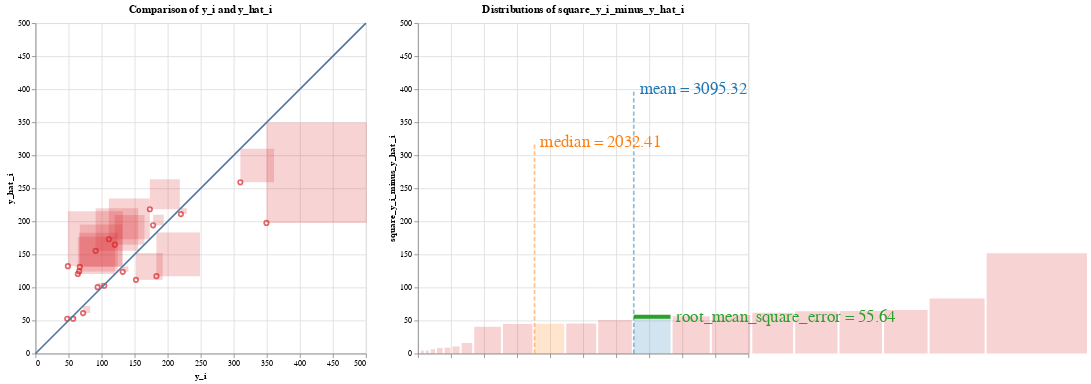

Notebook code cell kept with this figure:
### Code cell
# root mean squared error
########### BEGIN COMPUTATION GRAPH ##########
## Everything below can be extracted from the abstract syntax tree

root_mean_square_error = np.sqrt(mean_square_error)
data_dict['root_mean_square_error'] = root_mean_square_error
print("root_mean_square_error is ", root_mean_square_error)

root = ComputationNode('root', None, 'scalar_sqrt', input_data=['mean_square_error'], output_data='root_mean_square_error')
mean = ComputationNode('mean', root, 'mean', input_data=['square_y_i_minus_y_hat_i'], output_data='mean_square_error')
square_residuals = ComputationNode('square_y_i_minus_y_hat_i', mean, 'vector_square', input_data=['y_i_minus_y_hat_i'], output_data='square_y_i_minus_y_hat_i')
vector_difference_residuals = ComputationNode('vector_difference_residuals', square_residuals, 'vector_diff', input_data=['y_i', 'y_hat_i'], output_data='y_i_minus_y_hat_i')
y_i_res_node = ComputationNode('literal_yi_res', vector_difference_residuals, 'vector', output_data='y_i')
y_hat_node = ComputationNode('literal_yhat', vector_difference_residuals, 'vector', output_data='y_hat_i')

parser = ComputationTreeParser(root)
parser.visualizeDFG()
vis_containers = parser.visualization_containers
########### END COMPUTATION GRAPH ##########

r = AltairRenderer(vis_containers, data_dict, input_vars=input_vars)
charts = r.convert_to_charts()

charts.display()

### Figure 1 — Vega-Lite specification as saved in the notebook (floating-point values rounded to 4 significant figures)
{"config": {"view": {"continuousWidth": 300, "continuousHeight": 300}}, "hconcat": [{"layer": [{"mark": {"type": "point"}, "encoding": {"color": {"condition": {"param": "param_4", "empty": false, "value": "yellow"}, "field": "color", "legend": null, "scale": {"scheme": "category10"}, "type": "nominal"}, "tooltip": [{"field": "age", "type": "quantitative"}, {"field": "bmi", "type": "quantitative"}, {"field": "bp", "type": "quantitative"}, {"field": "glu", "type": "quantitative"}, {"field": "hdl", "type": "quantitative"}, {"field": "id", "type": "quantitative"}, {"field": "ldl", "type": "quantitative"}, {"field": "ltg", "type": "quantitative"}, {"field": "sex", "type": "quantitative"}, {"field": "tc", "type": "quantitative"}, {"field": "tch", "type": "quantitative"}, {"field": "y_hat_i", "type": "quantitative"}, {"field": "y_i", "type": "quantitative"}], "x": {"axis": {"title": "y_i"}, "field": "x", "scale": {"domain": [0, 500]}, "type": "quantitative"}, "y": {"axis": {"title": "y_hat_i"}, "field": "y", "scale": {"domain": [0, 500]}, "type": "quantitative"}}, "title": "Comparison of y_i and y_hat_i"}, {"mark": {"type": "rect", "opacity": 0.2}, "encoding": {"color": {"condition": {"param": "param_4", "empty": false, "value": "yellow"}, "field": "color", "legend": null, "scale": {"scheme": "category10"}, "type": "nominal"}, "tooltip": [{"field": "age", "type": "quantitative"}, {"field": "bmi", "type": "quantitative"}, {"field": "bp", "type": "quantitative"}, {"field": "glu", "type": "quantitative"}, {"field": "hdl", "type": "quantitative"}, {"field": "id", "type": "quantitative"}, {"field": "ldl", "type": "quantitative"}, {"field": "ltg", "type": "quantitative"}, {"field": "sex", "type": "quantitative"}, {"field": "tc", "type": "quantitative"}, {"field": "tch", "type": "quantitative"}, {"field": "y_hat_i", "type": "quantitative"}, {"field": "y_i", "type": "quantitative"}], "x": {"axis": {"title": "y_i"}, "field": "x", "scale": {"domain": [0, 500]}, "type": "quantitative"}, "x2": {"field": "squarex2"}, "y": {"axis": {"title": "y_hat_i"}, "field": "y", "scale": {"domain": [0, 500]}, "type": "quantitative"}, "y2": {"field": "squarey2"}}, "name": "view_9", "title": "Magnitudes of square_y_i_minus_y_hat_i"}, {"data": {"name": "data-e18c70fdf05de719b9350ab397f3d2c9"}, "mark": {"type": "line"}, "encoding": {"x": {"field": "x", "type": "quantitative"}, "y": {"field": "y", "type": "quantitative"}}}], "data": {"name": "data-3e6c42c3f426692da9f8277da3124246"}, "height": 400.0, "width": 400.0}, {"layer": [{"data": {"name": "data-72f701960c61a3c05014969ef63d637e"}, "mark": {"type": "rect", "opacity": 0.2}, "encoding": {"color": {"condition": {"param": "param_4", "empty": false, "value": "yellow"}, "field": "color", "legend": null, "scale": {"scheme": "category10"}, "type": "nominal"}, "tooltip": [{"field": "age", "type": "quantitative"}, {"field": "bmi", "type": "quantitative"}, {"field": "bp", "type": "quantitative"}, {"field": "glu", "type": "quantitative"}, {"field": "hdl", "type": "quantitative"}, {"field": "id", "type": "quantitative"}, {"field": "ldl", "type": "quantitative"}, {"field": "ltg", "type": "quantitative"}, {"field": "sex", "type": "quantitative"}, {"field": "tc", "type": "quantitative"}, {"field": "tch", "type": "quantitative"}, {"field": "y_hat_i", "type": "quantitative"}, {"field": "y_i", "type": "quantitative"}], "x": {"axis": {"labels": false, "title": ""}, "field": "squarex", "scale": {"domain": [0, 500]}, "type": "quantitative"}, "x2": {"field": "x2"}, "y": {"axis": {"title": "square_y_i_minus_y_hat_i"}, "field": "y", "scale": {"domain": [0, 500]}, "type": "quantitative"}, "y2": {"field": "y2"}}, "name": "view_10", "title": "Distributions of square_y_i_minus_y_hat_i"}, {"data": {"name": "data-046be41b426e078f8e69ac847ea60353"}, "mark": {"type": "line", "opacity": 0.5, "strokeDash": [5, 3], "strokeWidth": 2}, "encoding": {"color": {"field": "color", "legend": null, "scale": {"scheme": "category10"}, "type": "nominal"}, "x": {"field": "x", "type": "quantitative"}, "y": {"field": "y", "type": "quantitative"}}}, {"data": {"name": "data-046be41b426e078f8e69ac847ea60353"}, "mark": {"type": "text", "align": "left", "baseline": "middle", "dx": 7, "fontSize": 20}, "encoding": {"color": {"field": "color", "legend": null, "scale": {"scheme": "category10"}, "type": "nominal"}, "text": {"value": "mean = 3095.32"}, "x": {"field": "x", "type": "quantitative"}, "y": {"field": "y", "type": "quantitative"}}, "transform": [{"filter": "(datum.y > 0)"}]}, {"data": {"name": "data-2b003b92ffc9fcd4bbf9ba9f67e8af30"}, "mark": {"type": "line", "opacity": 0.5, "strokeDash": [5, 3], "strokeWidth": 2}, "encoding": {"color": {"field": "color", "legend": null, "scale": {"scheme": "category10"}, "type": "nominal"}, "x": {"field": "x", "type": "quantitative"}, "y": {"field": "y", "type": "quantitative"}}}, {"data": {"name": "data-2b003b92ffc9fcd4bbf9ba9f67e8af30"}, "mark": {"type": "text", "align": "left", "baseline": "middle", "dx": 7, "fontSize": 20}, "encoding": {"color": {"field": "color", "legend": null, "scale": {"scheme": "category10"}, "type": "nominal"}, "text": {"value": "median = 2032.41"}, "x": {"field": "x", "type": "quantitative"}, "y": {"field": "y", "type": "quantitative"}}, "transform": [{"filter": "(datum.y > 0)"}]}, {"data": {"name": "data-b5158086e28e3c257df6e65a5fa27d26"}, "mark": {"type": "line", "opacity": 1.0, "strokeWidth": 5}, "encoding": {"color": {"field": "color", "legend": null, "scale": {"scheme": "category10"}, "type": "nominal"}, "x": {"field": "x", "type": "quantitative"}, "y": {"field": "y", "type": "quantitative"}}}, {"data": {"name": "data-b5158086e28e3c257df6e65a5fa27d26"}, "mark": {"type": "text", "align": "left", "baseline": "middle", "dx": 7, "fontSize": 20}, "encoding": {"color": {"field": "color", "legend": null, "scale": {"scheme": "category10"}, "type": "nominal"}, "text": {"value": "root_mean_square_error = 55.64"}, "x": {"field": "x", "type": "quantitative"}, "y": {"field": "y", "type": "quantitative"}}, "transform": [{"filter": "(datum.x > 326.6729942341849)"}]}], "height": 400.0, "width": 400.0}], "params": [{"name": "param_4", "select": {"type": "point", "fields": ["id"], "on": "mouseover"}, "views": ["view_9", "view_10"]}], "$schema": "https://vega.github.io/schema/vega-lite/v5.16.3.json", "datasets": {"data-3e6c42c3f426692da9f8277da3124246": [{"linediff": 151.9, "color": "square_y_i_minus_y_hat_i", "x": 349.5, "y": 197.6, "squarediff": 151.9, "id": 0, "y_i": 349.5, "y_hat_i": 197.6, "age": -0.07817, "sex": 0.05068, "bmi": 0.07786, "bp": 0.05286, "tc": 0.07824, "ldl": 0.06445, "hdl": 0.02655, "tch": -0.002592, "ltg": 0.04067, "glu": -0.009362, "squarex2": 501.4, "squarey2": 349.5}, {"linediff": -64.44, "color": "square_y_i_minus_y_hat_i", "x": 91.0, "y": 155.4, "squarediff": 64.44, "id": 1, "y_i": 91.0, "y_hat_i": 155.4, "age": 0.009016, "sex": 0.05068, "bmi": -0.03962, "bp": 0.02876, "tc": 0.03833, "ldl": 0.07353, "hdl": -0.07285, "tch": 0.1081, "ltg": 0.01557, "glu": -0.04664, "squarex2": 155.4, "squarey2": 219.9}, {"linediff": -61.89, "color": "square_y_i_minus_y_hat_i", "x": 111.0, "y": 172.9, "squarediff": 61.89, "id": 2, "y_i": 111.0, "y_hat_i": 172.9, "age": 0.001751, "sex": 0.05068, "bmi": 0.01104, "bp": -0.01944, "tc": -0.0167, "ldl": -0.003819, "hdl": -0.04708, "tch": 0.03431, "ltg": 0.02406, "glu": 0.02377, "squarex2": 172.9, "squarey2": 234.8}, {"linediff": 40.47, "color": "square_y_i_minus_y_hat_i", "x": 152.0, "y": 111.5, "squarediff": 40.47, "id": 3, "y_i": 152.0, "y_hat_i": 111.5, "age": -0.07817, "sex": -0.04464, "bmi": -0.0407, "bp": -0.08141, "tc": -0.1006, "ldl": -0.1128, "hdl": 0.02287, "tch": -0.07639, "ltg": -0.02029, "glu": -0.05078, "squarex2": 192.5, "squarey2": 152.0}, {"linediff": -44.79, "color": "square_y_i_minus_y_hat_i", "x": 120.0, "y": 164.8, "squarediff": 44.79, "id": 4, "y_i": 120.0, "y_hat_i": 164.8, "age": 0.03081, "sex": 0.05068, "bmi": -0.03423, "bp": 0.04367, "tc": 0.0576, "ldl": 0.06883, "hdl": -0.03236, "tch": 0.05756, "ltg": 0.03546, "glu": 0.08591, "squarex2": 164.8, "squarey2": 209.6}, {"linediff": -64.07, "color": "square_y_i_minus_y_hat_i", "x": 67.0, "y": 131.1, "squarediff": 64.07, "id": 5, "y_i": 67.0, "y_hat_i": 131.1, "age": -0.03457, "sex": 0.05068, "bmi": 0.00565, "bp": -0.00567, "tc": -0.07312, "ldl": -0.06269, "hdl": -0.006584, "tch": -0.03949, "ltg": -0.04542, "glu": 0.03206, "squarex2": 131.1, "squarey2": 195.1}, {"linediff": 50.88, "color": "square_y_i_minus_y_hat_i", "x": 310.0, "y": 259.1, "squarediff": 50.88, "id": 6, "y_i": 310.0, "y_hat_i": 259.1, "age": 0.04897, "sex": 0.05068, "bmi": 0.08864, "bp": 0.08729, "tc": 0.03558, "ldl": 0.02155, "hdl": -0.02499, "tch": 0.03431, "ltg": 0.06605, "glu": 0.1315, "squarex2": 360.9, "squarey2": 310.0}, {"linediff": -6.479, "color": "square_y_i_minus_y_hat_i", "x": 94.0, "y": 100.5, "squarediff": 6.479, "id": 7, "y_i": 94.0, "y_hat_i": 100.5, "age": -0.04184, "sex": -0.04464, "bmi": -0.03315, "bp": -0.02288, "tc": 0.04659, "ldl": 0.04159, "hdl": 0.056, "tch": -0.02473, "ltg": -0.02595, "glu": -0.03836, "squarex2": 100.5, "squarey2": 107.0}, {"linediff": 65.94, "color": "square_y_i_minus_y_hat_i", "x": 183.0, "y": 117.1, "squarediff": 65.94, "id": 8, "y_i": 183.0, "y_hat_i": 117.1, "age": -0.009147, "sex": -0.04464, "bmi": -0.05686, "bp": -0.05043, "tc": 0.02182, "ldl": 0.04535, "hdl": -0.02867, "tch": 0.03431, "ltg": -0.009919, "glu": -0.01765, "squarex2": 248.9, "squarey2": 183.0}, {"linediff": -58.3, "color": "square_y_i_minus_y_hat_i", "x": 66.0, "y": 124.3, "squarediff": 58.3, "id": 9, "y_i": 66.0, "y_hat_i": 124.3, "age": 0.07077, "sex": 0.05068, "bmi": -0.031, "bp": 0.02187, "tc": -0.03734, "ldl": -0.04703, "hdl": 0.03391, "tch": -0.03949, "ltg": -0.01496, "glu": -0.001078, "squarex2": 124.3, "squarey2": 182.6}, {"linediff": -45.37, "color": "square_y_i_minus_y_hat_i", "x": 173.0, "y": 218.4, "squarediff": 45.37, "id": 10, "y_i": 173.0, "y_hat_i": 218.4, "age": 0.009016, "sex": -0.04464, "bmi": 0.05523, "bp": -0.00567, "tc": 0.0576, "ldl": 0.04472, "hdl": -0.002903, "tch": 0.02324, "ltg": 0.05569, "glu": 0.1066, "squarex2": 218.4, "squarey2": 263.7}, {"linediff": 10.8, "color": "square_y_i_minus_y_hat_i", "x": 72.0, "y": 61.2, "squarediff": 10.8, "id": 11, "y_i": 72.0, "y_hat_i": 61.2, "age": -0.02731, "sex": -0.04464, "bmi": -0.0601, "bp": -0.02977, "tc": 0.04659, "ldl": 0.01998, "hdl": 0.1223, "tch": -0.03949, "ltg": -0.0514, "glu": -0.009362, "squarex2": 82.8, "squarey2": 72.0}, {"linediff": -83.25, "color": "square_y_i_minus_y_hat_i", "x": 49.0, "y": 132.2, "squarediff": 83.25, "id": 12, "y_i": 49.0, "y_hat_i": 132.2, "age": 0.01628, "sex": -0.04464, "bmi": 0.001339, "bp": 0.008101, "tc": 0.005311, "ldl": 0.0109, "hdl": 0.03023, "tch": -0.03949, "ltg": -0.04542, "glu": 0.03206, "squarex2": 132.2, "squarey2": 215.5}, {"linediff": -56.33, "color": "square_y_i_minus_y_hat_i", "x": 64.0, "y": 120.3, "squarediff": 56.33, "id": 13, "y_i": 64.0, "y_hat_i": 120.3, "age": -0.01278, "sex": -0.04464, "bmi": -0.02345, "bp": -0.0401, "tc": -0.0167, "ldl": 0.004636, "hdl": -0.01763, "tch": -0.002592, "ltg": -0.03846, "glu": -0.03836, "squarex2": 120.3, "squarey2": 176.7}, {"linediff": -4.545, "color": "square_y_i_minus_y_hat_i", "x": 48.0, "y": 52.55, "squarediff": 4.545, "id": 14, "y_i": 48.0, "y_hat_i": 52.55, "age": -0.05637, "sex": -0.04464, "bmi": -0.07411, "bp": -0.05043, "tc": -0.02496, "ldl": -0.04703, "hdl": 0.09282, "tch": -0.07639, "ltg": -0.06118, "glu": -0.04664, "squarex2": 52.55, "squarey2": 57.09}, {"linediff": -16.04, "color": "square_y_i_minus_y_hat_i", "x": 178.0, "y": 194.0, "squarediff": 16.04, "id": 15, "y_i": 178.0, "y_hat_i": 194.0, "age": 0.04171, "sex": 0.05068, "bmi": 0.01966, "bp": 0.05974, "tc": -0.005697, "ldl": -0.002566, "hdl": -0.02867, "tch": -0.002592, "ltg": 0.03119, "glu": 0.007207, "squarex2": 194.0, "squarey2": 210.1}, {"linediff": 1.424, "color": "square_y_i_minus_y_hat_i", "x": 104.0, "y": 102.6, "squarediff": 1.424, "id": 16, "y_i": 104.0, "y_hat_i": 102.6, "age": -0.005515, "sex": 0.05068, "bmi": -0.01591, "bp": -0.06764, "tc": 0.04934, "ldl": 0.07917, "hdl": -0.02867, "tch": 0.03431, "ltg": -0.01811, "glu": 0.04449, "squarex2": 105.4, "squarey2": 104.0}, {"linediff": 8.432, "color": "square_y_i_minus_y_hat_i", "x": 132.0, "y": 123.6, "squarediff": 8.432, "id": 17, "y_i": 132.0, "y_hat_i": 123.6, "age": 0.04171, "sex": 0.05068, "bmi": -0.01591, "bp": 0.01729, "tc": -0.03734, "ldl": -0.01384, "hdl": -0.02499, "tch": -0.01108, "ltg": -0.04688, "glu": 0.01549, "squarex2": 140.4, "squarey2": 132.0}, {"linediff": 8.965, "color": "square_y_i_minus_y_hat_i", "x": 220.0, "y": 211.0, "squarediff": 8.965, "id": 18, "y_i": 220.0, "y_hat_i": 211.0, "age": -0.04547, "sex": -0.04464, "bmi": 0.03906, "bp": 0.001215, "tc": 0.01632, "ldl": 0.01528, "hdl": -0.02867, "tch": 0.02656, "ltg": 0.04453, "glu": -0.02593, "squarex2": 229.0, "squarey2": 220.0}, {"linediff": 4.398, "color": "square_y_i_minus_y_hat_i", "x": 57.0, "y": 52.6, "squarediff": 4.398, "id": 19, "y_i": 57.0, "y_hat_i": 52.6, "age": -0.04547, "sex": -0.04464, "bmi": -0.07303, "bp": -0.08141, "tc": 0.08374, "ldl": 0.02781, "hdl": 0.1738, "tch": -0.03949, "ltg": -0.004222, "glu": 0.003064, "squarex2": 61.4, "squarey2": 57.0}], "data-e18c70fdf05de719b9350ab397f3d2c9": [{"x": 0, "y": 0}, {"x": 500, "y": 500}], "data-72f701960c61a3c05014969ef63d637e": [{"val": 2.029, "is_mean": false, "is_median": false, "y_i": 104.0, "y_hat_i": 102.6, "age": -0.005515, "sex": 0.05068, "bmi": -0.01591, "bp": -0.06764, "tc": 0.04934, "ldl": 0.07917, "hdl": -0.02867, "tch": 0.03431, "ltg": -0.01811, "glu": 0.04449, "id": 16, "x": 0, "color": "square_y_i_minus_y_hat_i", "sqrtval": 1.424, "squarex": 0.0, "y": 0, "x2": 1.424, "y2": 1.424}, {"val": 19.34, "is_mean": false, "is_median": false, "y_i": 57.0, "y_hat_i": 52.6, "age": -0.04547, "sex": -0.04464, "bmi": -0.07303, "bp": -0.08141, "tc": 0.08374, "ldl": 0.02781, "hdl": 0.1738, "tch": -0.03949, "ltg": -0.004222, "glu": 0.003064, "id": 19, "x": 1, "color": "square_y_i_minus_y_hat_i", "sqrtval": 4.398, "squarex": 4.424, "y": 0, "x2": 8.822, "y2": 4.398}, {"val": 20.66, "is_mean": false, "is_median": false, "y_i": 48.0, "y_hat_i": 52.55, "age": -0.05637, "sex": -0.04464, "bmi": -0.07411, "bp": -0.05043, "tc": -0.02496, "ldl": -0.04703, "hdl": 0.09282, "tch": -0.07639, "ltg": -0.06118, "glu": -0.04664, "id": 14, "x": 2, "color": "square_y_i_minus_y_hat_i", "sqrtval": 4.545, "squarex": 11.82, "y": 0, "x2": 16.37, "y2": 4.545}, {"val": 41.97, "is_mean": false, "is_median": false, "y_i": 94.0, "y_hat_i": 100.5, "age": -0.04184, "sex": -0.04464, "bmi": -0.03315, "bp": -0.02288, "tc": 0.04659, "ldl": 0.04159, "hdl": 0.056, "tch": -0.02473, "ltg": -0.02595, "glu": -0.03836, "id": 7, "x": 3, "color": "square_y_i_minus_y_hat_i", "sqrtval": 6.479, "squarex": 19.37, "y": 0, "x2": 25.85, "y2": 6.479}, {"val": 71.1, "is_mean": false, "is_median": false, "y_i": 132.0, "y_hat_i": 123.6, "age": 0.04171, "sex": 0.05068, "bmi": -0.01591, "bp": 0.01729, "tc": -0.03734, "ldl": -0.01384, "hdl": -0.02499, "tch": -0.01108, "ltg": -0.04688, "glu": 0.01549, "id": 17, "x": 4, "color": "square_y_i_minus_y_hat_i", "sqrtval": 8.432, "squarex": 28.85, "y": 0, "x2": 37.28, "y2": 8.432}, {"val": 80.38, "is_mean": false, "is_median": false, "y_i": 220.0, "y_hat_i": 211.0, "age": -0.04547, "sex": -0.04464, "bmi": 0.03906, "bp": 0.001215, "tc": 0.01632, "ldl": 0.01528, "hdl": -0.02867, "tch": 0.02656, "ltg": 0.04453, "glu": -0.02593, "id": 18, "x": 5, "color": "square_y_i_minus_y_hat_i", "sqrtval": 8.965, "squarex": 40.28, "y": 0, "x2": 49.24, "y2": 8.965}, {"val": 116.7, "is_mean": false, "is_median": false, "y_i": 72.0, "y_hat_i": 61.2, "age": -0.02731, "sex": -0.04464, "bmi": -0.0601, "bp": -0.02977, "tc": 0.04659, "ldl": 0.01998, "hdl": 0.1223, "tch": -0.03949, "ltg": -0.0514, "glu": -0.009362, "id": 11, "x": 6, "color": "square_y_i_minus_y_hat_i", "sqrtval": 10.8, "squarex": 52.24, "y": 0, "x2": 63.05, "y2": 10.8}, {"val": 257.2, "is_mean": false, "is_median": false, "y_i": 178.0, "y_hat_i": 194.0, "age": 0.04171, "sex": 0.05068, "bmi": 0.01966, "bp": 0.05974, "tc": -0.005697, "ldl": -0.002566, "hdl": -0.02867, "tch": -0.002592, "ltg": 0.03119, "glu": 0.007207, "id": 15, "x": 7, "color": "square_y_i_minus_y_hat_i", "sqrtval": 16.04, "squarex": 66.05, "y": 0, "x2": 82.09, "y2": 16.04}, {"val": 1638.0, "is_mean": false, "is_median": false, "y_i": 152.0, "y_hat_i": 111.5, "age": -0.07817, "sex": -0.04464, "bmi": -0.0407, "bp": -0.08141, "tc": -0.1006, "ldl": -0.1128, "hdl": 0.02287, "tch": -0.07639, "ltg": -0.02029, "glu": -0.05078, "id": 3, "x": 8, "color": "square_y_i_minus_y_hat_i", "sqrtval": 40.47, "squarex": 85.09, "y": 0, "x2": 125.6, "y2": 40.47}, {"val": 2007.0, "is_mean": false, "is_median": false, "y_i": 120.0, "y_hat_i": 164.8, "age": 0.03081, "sex": 0.05068, "bmi": -0.03423, "bp": 0.04367, "tc": 0.0576, "ldl": 0.06883, "hdl": -0.03236, "tch": 0.05756, "ltg": 0.03546, "glu": 0.08591, "id": 4, "x": 9, "color": "square_y_i_minus_y_hat_i", "sqrtval": 44.79, "squarex": 128.6, "y": 0, "x2": 173.3, "y2": 44.79}, {"val": 2032.0, "is_mean": false, "is_median": true, "y_i": -2.0, "y_hat_i": -2.0, "age": -2.0, "sex": -2.0, "bmi": -2.0, "bp": -2.0, "tc": -2.0, "ldl": -2.0, "hdl": -2.0, "tch": -2.0, "ltg": -2.0, "glu": -2.0, "id": 21, "x": 10, "color": "median", "sqrtval": 45.08, "squarex": 176.3, "y": 0, "x2": 221.4, "y2": 45.08}, {"val": 2058.0, "is_mean": false, "is_median": false, "y_i": 173.0, "y_hat_i": 218.4, "age": 0.009016, "sex": -0.04464, "bmi": 0.05523, "bp": -0.00567, "tc": 0.0576, "ldl": 0.04472, "hdl": -0.002903, "tch": 0.02324, "ltg": 0.05569, "glu": 0.1066, "id": 10, "x": 11, "color": "square_y_i_minus_y_hat_i", "sqrtval": 45.37, "squarex": 224.4, "y": 0, "x2": 269.8, "y2": 45.37}, {"val": 2588.0, "is_mean": false, "is_median": false, "y_i": 310.0, "y_hat_i": 259.1, "age": 0.04897, "sex": 0.05068, "bmi": 0.08864, "bp": 0.08729, "tc": 0.03558, "ldl": 0.02155, "hdl": -0.02499, "tch": 0.03431, "ltg": 0.06605, "glu": 0.1315, "id": 6, "x": 12, "color": "square_y_i_minus_y_hat_i", "sqrtval": 50.88, "squarex": 272.8, "y": 0, "x2": 323.7, "y2": 50.88}, {"val": 3095.0, "is_mean": true, "is_median": false, "y_i": -1.0, "y_hat_i": -1.0, "age": -1.0, "sex": -1.0, "bmi": -1.0, "bp": -1.0, "tc": -1.0, "ldl": -1.0, "hdl": -1.0, "tch": -1.0, "ltg": -1.0, "glu": -1.0, "id": 20, "x": 13, "color": "mean", "sqrtval": 55.64, "squarex": 326.7, "y": 0, "x2": 382.3, "y2": 55.64}, {"val": 3173.0, "is_mean": false, "is_median": false, "y_i": 64.0, "y_hat_i": 120.3, "age": -0.01278, "sex": -0.04464, "bmi": -0.02345, "bp": -0.0401, "tc": -0.0167, "ldl": 0.004636, "hdl": -0.01763, "tch": -0.002592, "ltg": -0.03846, "glu": -0.03836, "id": 13, "x": 14, "color": "square_y_i_minus_y_hat_i", "sqrtval": 56.33, "squarex": 385.3, "y": 0, "x2": 441.6, "y2": 56.33}, {"val": 3399.0, "is_mean": false, "is_median": false, "y_i": 66.0, "y_hat_i": 124.3, "age": 0.07077, "sex": 0.05068, "bmi": -0.031, "bp": 0.02187, "tc": -0.03734, "ldl": -0.04703, "hdl": 0.03391, "tch": -0.03949, "ltg": -0.01496, "glu": -0.001078, "id": 9, "x": 15, "color": "square_y_i_minus_y_hat_i", "sqrtval": 58.3, "squarex": 444.6, "y": 0, "x2": 502.9, "y2": 58.3}, {"val": 3830.0, "is_mean": false, "is_median": false, "y_i": 111.0, "y_hat_i": 172.9, "age": 0.001751, "sex": 0.05068, "bmi": 0.01104, "bp": -0.01944, "tc": -0.0167, "ldl": -0.003819, "hdl": -0.04708, "tch": 0.03431, "ltg": 0.02406, "glu": 0.02377, "id": 2, "x": 16, "color": "square_y_i_minus_y_hat_i", "sqrtval": 61.89, "squarex": 505.9, "y": 0, "x2": 567.8, "y2": 61.89}, {"val": 4105.0, "is_mean": false, "is_median": false, "y_i": 67.0, "y_hat_i": 131.1, "age": -0.03457, "sex": 0.05068, "bmi": 0.00565, "bp": -0.00567, "tc": -0.07312, "ldl": -0.06269, "hdl": -0.006584, "tch": -0.03949, "ltg": -0.04542, "glu": 0.03206, "id": 5, "x": 17, "color": "square_y_i_minus_y_hat_i", "sqrtval": 64.07, "squarex": 570.8, "y": 0, "x2": 634.9, "y2": 64.07}, {"val": 4153.0, "is_mean": false, "is_median": false, "y_i": 91.0, "y_hat_i": 155.4, "age": 0.009016, "sex": 0.05068, "bmi": -0.03962, "bp": 0.02876, "tc": 0.03833, "ldl": 0.07353, "hdl": -0.07285, "tch": 0.1081, "ltg": 0.01557, "glu": -0.04664, "id": 1, "x": 18, "color": "square_y_i_minus_y_hat_i", "sqrtval": 64.44, "squarex": 637.9, "y": 0, "x2": 702.3, "y2": 64.44}, {"val": 4348.0, "is_mean": false, "is_median": false, "y_i": 183.0, "y_hat_i": 117.1, "age": -0.009147, "sex": -0.04464, "bmi": -0.05686, "bp": -0.05043, "tc": 0.02182, "ldl": 0.04535, "hdl": -0.02867, "tch": 0.03431, "ltg": -0.009919, "glu": -0.01765, "id": 8, "x": 19, "color": "square_y_i_minus_y_hat_i", "sqrtval": 65.94, "squarex": 705.3, "y": 0, "x2": 771.3, "y2": 65.94}, {"val": 6930.0, "is_mean": false, "is_median": false, "y_i": 49.0, "y_hat_i": 132.2, "age": 0.01628, "sex": -0.04464, "bmi": 0.001339, "bp": 0.008101, "tc": 0.005311, "ldl": 0.0109, "hdl": 0.03023, "tch": -0.03949, "ltg": -0.04542, "glu": 0.03206, "id": 12, "x": 20, "color": "square_y_i_minus_y_hat_i", "sqrtval": 83.25, "squarex": 774.3, "y": 0, "x2": 857.5, "y2": 83.25}, {"val": 23070.0, "is_mean": false, "is_median": false, "y_i": 349.5, "y_hat_i": 197.6, "age": -0.07817, "sex": 0.05068, "bmi": 0.07786, "bp": 0.05286, "tc": 0.07824, "ldl": 0.06445, "hdl": 0.02655, "tch": -0.002592, "ltg": 0.04067, "glu": -0.009362, "id": 0, "x": 21, "color": "square_y_i_minus_y_hat_i", "sqrtval": 151.9, "squarex": 860.5, "y": 0, "x2": 1012.0, "y2": 151.9}], "data-046be41b426e078f8e69ac847ea60353": [{"x": 326.6, "y": 0.0, "color": "mean"}, {"x": 326.6, "y": 400.0, "color": "mean"}], "data-2b003b92ffc9fcd4bbf9ba9f67e8af30": [{"x": 176.4, "y": 0.0, "color": "median"}, {"x": 176.4, "y": 320.0, "color": "median"}], "data-b5158086e28e3c257df6e65a5fa27d26": [{"x": 326.6, "y": 55.64, "color": "sqrt"}, {"x": 382.2, "y": 55.64, "color": "sqrt"}]}}
